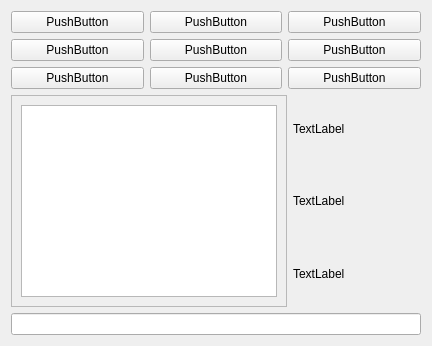
<?xml version="1.0" encoding="UTF-8"?>
<ui version="4.0">
 <class>GameField</class>
 <widget class="QWidget" name="GameField">
  <property name="geometry">
   <rect>
    <x>0</x>
    <y>0</y>
    <width>432</width>
    <height>346</height>
   </rect>
  </property>
  <property name="windowTitle">
   <string>Form</string>
  </property>
  <layout class="QVBoxLayout" name="verticalLayout_3">
   <item>
    <layout class="QVBoxLayout" name="verticalLayout_2">
     <item>
      <layout class="QGridLayout" name="gridLayout">
       <item row="2" column="0">
        <widget class="QPushButton" name="pushButton_3">
         <property name="text">
          <string>PushButton</string>
         </property>
        </widget>
       </item>
       <item row="1" column="2">
        <widget class="QPushButton" name="pushButton_8">
         <property name="text">
          <string>PushButton</string>
         </property>
        </widget>
       </item>
       <item row="2" column="2">
        <widget class="QPushButton" name="pushButton_9">
         <property name="text">
          <string>PushButton</string>
         </property>
        </widget>
       </item>
       <item row="0" column="0">
        <widget class="QPushButton" name="pushButton">
         <property name="text">
          <string>PushButton</string>
         </property>
        </widget>
       </item>
       <item row="1" column="0">
        <widget class="QPushButton" name="pushButton_2">
         <property name="text">
          <string>PushButton</string>
         </property>
        </widget>
       </item>
       <item row="0" column="2">
        <widget class="QPushButton" name="pushButton_7">
         <property name="text">
          <string>PushButton</string>
         </property>
        </widget>
       </item>
       <item row="2" column="1">
        <widget class="QPushButton" name="pushButton_6">
         <property name="text">
          <string>PushButton</string>
         </property>
        </widget>
       </item>
       <item row="1" column="1">
        <widget class="QPushButton" name="pushButton_5">
         <property name="text">
          <string>PushButton</string>
         </property>
        </widget>
       </item>
       <item row="0" column="1">
        <widget class="QPushButton" name="pushButton_4">
         <property name="text">
          <string>PushButton</string>
         </property>
        </widget>
       </item>
      </layout>
     </item>
     <item>
      <layout class="QFormLayout" name="formLayout">
       <property name="fieldGrowthPolicy">
        <enum>QFormLayout::AllNonFixedFieldsGrow</enum>
       </property>
       <item row="0" column="0">
        <widget class="QScrollArea" name="scrollArea">
         <property name="widgetResizable">
          <bool>true</bool>
         </property>
         <widget class="QWidget" name="scrollAreaWidgetContents">
          <property name="geometry">
           <rect>
            <x>0</x>
            <y>0</y>
            <width>274</width>
            <height>207</height>
           </rect>
          </property>
          <layout class="QHBoxLayout" name="horizontalLayout">
           <item>
            <widget class="QTextEdit" name="textEdit"/>
           </item>
          </layout>
         </widget>
        </widget>
       </item>
       <item row="0" column="1">
        <layout class="QVBoxLayout" name="verticalLayout">
         <item>
          <widget class="QLabel" name="label_2">
           <property name="text">
            <string>TextLabel</string>
           </property>
          </widget>
         </item>
         <item>
          <widget class="QLabel" name="label">
           <property name="text">
            <string>TextLabel</string>
           </property>
          </widget>
         </item>
         <item>
          <widget class="QLabel" name="label_3">
           <property name="text">
            <string>TextLabel</string>
           </property>
          </widget>
         </item>
        </layout>
       </item>
       <item row="1" column="0" colspan="2">
        <widget class="QLineEdit" name="lineEdit"/>
       </item>
      </layout>
     </item>
    </layout>
   </item>
  </layout>
 </widget>
 <resources/>
 <connections>
  <connection>
   <sender>lineEdit</sender>
   <signal>returnPressed()</signal>
   <receiver>textEdit</receiver>
   <slot>paste()</slot>
   <hints>
    <hint type="sourcelabel">
     <x>141</x>
     <y>322</y>
    </hint>
    <hint type="destinationlabel">
     <x>72</x>
     <y>252</y>
    </hint>
   </hints>
  </connection>
 </connections>
</ui>
